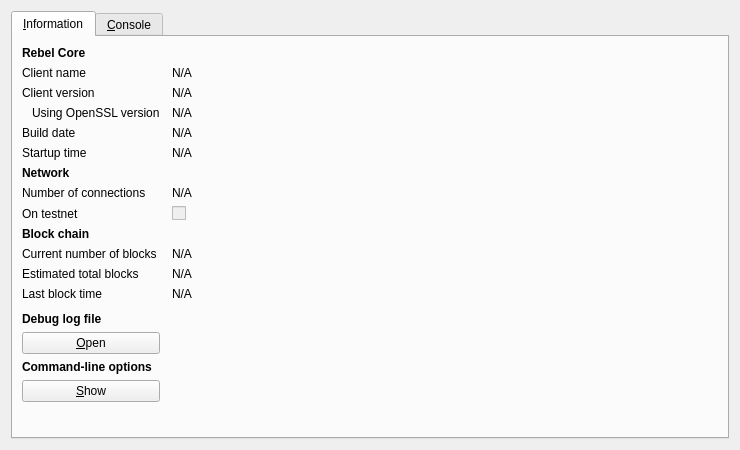
<?xml version="1.0" encoding="UTF-8"?>
<ui version="4.0">
 <class>RPCConsole</class>
 <widget class="QDialog" name="RPCConsole">
  <property name="geometry">
   <rect>
    <x>0</x>
    <y>0</y>
    <width>740</width>
    <height>450</height>
   </rect>
  </property>
  <property name="windowTitle">
   <string>Rebel - Debug window</string>
  </property>
  <layout class="QVBoxLayout" name="verticalLayout_2">
   <item>
    <widget class="QTabWidget" name="tabWidget">
     <property name="currentIndex">
      <number>0</number>
     </property>
     <widget class="QWidget" name="tab_info">
      <attribute name="title">
       <string>&amp;Information</string>
      </attribute>
      <layout class="QGridLayout" name="gridLayout" columnstretch="0,1">
       <property name="horizontalSpacing">
        <number>12</number>
       </property>
       <item row="0" column="0">
        <widget class="QLabel" name="label_9">
         <property name="font">
          <font>
           <weight>75</weight>
           <bold>true</bold>
          </font>
         </property>
         <property name="text">
          <string>Rebel Core</string>
         </property>
        </widget>
       </item>
       <item row="1" column="0">
        <widget class="QLabel" name="label_5">
         <property name="text">
          <string>Client name</string>
         </property>
        </widget>
       </item>
       <item row="1" column="1">
        <widget class="QLabel" name="clientName">
         <property name="cursor">
          <cursorShape>IBeamCursor</cursorShape>
         </property>
         <property name="text">
          <string>N/A</string>
         </property>
         <property name="textFormat">
          <enum>Qt::PlainText</enum>
         </property>
         <property name="textInteractionFlags">
          <set>Qt::LinksAccessibleByMouse|Qt::TextSelectableByKeyboard|Qt::TextSelectableByMouse</set>
         </property>
        </widget>
       </item>
       <item row="2" column="0">
        <widget class="QLabel" name="label_6">
         <property name="text">
          <string>Client version</string>
         </property>
        </widget>
       </item>
       <item row="2" column="1">
        <widget class="QLabel" name="clientVersion">
         <property name="cursor">
          <cursorShape>IBeamCursor</cursorShape>
         </property>
         <property name="text">
          <string>N/A</string>
         </property>
         <property name="textFormat">
          <enum>Qt::PlainText</enum>
         </property>
         <property name="textInteractionFlags">
          <set>Qt::LinksAccessibleByMouse|Qt::TextSelectableByKeyboard|Qt::TextSelectableByMouse</set>
         </property>
        </widget>
       </item>
       <item row="3" column="0">
        <widget class="QLabel" name="label_14">
         <property name="text">
          <string>Using OpenSSL version</string>
         </property>
         <property name="indent">
          <number>10</number>
         </property>
        </widget>
       </item>
       <item row="3" column="1">
        <widget class="QLabel" name="openSSLVersion">
         <property name="cursor">
          <cursorShape>IBeamCursor</cursorShape>
         </property>
         <property name="text">
          <string>N/A</string>
         </property>
         <property name="textFormat">
          <enum>Qt::PlainText</enum>
         </property>
         <property name="textInteractionFlags">
          <set>Qt::LinksAccessibleByMouse|Qt::TextSelectableByKeyboard|Qt::TextSelectableByMouse</set>
         </property>
        </widget>
       </item>
       <item row="4" column="0">
        <widget class="QLabel" name="label_12">
         <property name="text">
          <string>Build date</string>
         </property>
        </widget>
       </item>
       <item row="4" column="1">
        <widget class="QLabel" name="buildDate">
         <property name="cursor">
          <cursorShape>IBeamCursor</cursorShape>
         </property>
         <property name="text">
          <string>N/A</string>
         </property>
         <property name="textFormat">
          <enum>Qt::PlainText</enum>
         </property>
         <property name="textInteractionFlags">
          <set>Qt::LinksAccessibleByMouse|Qt::TextSelectableByKeyboard|Qt::TextSelectableByMouse</set>
         </property>
        </widget>
       </item>
       <item row="5" column="0">
        <widget class="QLabel" name="label_13">
         <property name="text">
          <string>Startup time</string>
         </property>
        </widget>
       </item>
       <item row="5" column="1">
        <widget class="QLabel" name="startupTime">
         <property name="cursor">
          <cursorShape>IBeamCursor</cursorShape>
         </property>
         <property name="text">
          <string>N/A</string>
         </property>
         <property name="textFormat">
          <enum>Qt::PlainText</enum>
         </property>
         <property name="textInteractionFlags">
          <set>Qt::LinksAccessibleByMouse|Qt::TextSelectableByKeyboard|Qt::TextSelectableByMouse</set>
         </property>
        </widget>
       </item>
       <item row="6" column="0">
        <widget class="QLabel" name="label_11">
         <property name="font">
          <font>
           <weight>75</weight>
           <bold>true</bold>
          </font>
         </property>
         <property name="text">
          <string>Network</string>
         </property>
        </widget>
       </item>
       <item row="7" column="0">
        <widget class="QLabel" name="label_7">
         <property name="text">
          <string>Number of connections</string>
         </property>
        </widget>
       </item>
       <item row="7" column="1">
        <widget class="QLabel" name="numberOfConnections">
         <property name="cursor">
          <cursorShape>IBeamCursor</cursorShape>
         </property>
         <property name="text">
          <string>N/A</string>
         </property>
         <property name="textFormat">
          <enum>Qt::PlainText</enum>
         </property>
         <property name="textInteractionFlags">
          <set>Qt::LinksAccessibleByMouse|Qt::TextSelectableByKeyboard|Qt::TextSelectableByMouse</set>
         </property>
        </widget>
       </item>
       <item row="8" column="0">
        <widget class="QLabel" name="label_8">
         <property name="text">
          <string>On testnet</string>
         </property>
        </widget>
       </item>
       <item row="8" column="1">
        <widget class="QCheckBox" name="isTestNet">
         <property name="enabled">
          <bool>false</bool>
         </property>
         <property name="text">
          <string/>
         </property>
        </widget>
       </item>
       <item row="9" column="0">
        <widget class="QLabel" name="label_10">
         <property name="font">
          <font>
           <weight>75</weight>
           <bold>true</bold>
          </font>
         </property>
         <property name="text">
          <string>Block chain</string>
         </property>
        </widget>
       </item>
       <item row="10" column="0">
        <widget class="QLabel" name="label_3">
         <property name="text">
          <string>Current number of blocks</string>
         </property>
        </widget>
       </item>
       <item row="10" column="1">
        <widget class="QLabel" name="numberOfBlocks">
         <property name="cursor">
          <cursorShape>IBeamCursor</cursorShape>
         </property>
         <property name="text">
          <string>N/A</string>
         </property>
         <property name="textFormat">
          <enum>Qt::PlainText</enum>
         </property>
         <property name="textInteractionFlags">
          <set>Qt::LinksAccessibleByMouse|Qt::TextSelectableByKeyboard|Qt::TextSelectableByMouse</set>
         </property>
        </widget>
       </item>
       <item row="11" column="0">
        <widget class="QLabel" name="label_4">
         <property name="text">
          <string>Estimated total blocks</string>
         </property>
        </widget>
       </item>
       <item row="11" column="1">
        <widget class="QLabel" name="totalBlocks">
         <property name="cursor">
          <cursorShape>IBeamCursor</cursorShape>
         </property>
         <property name="text">
          <string>N/A</string>
         </property>
         <property name="textFormat">
          <enum>Qt::PlainText</enum>
         </property>
         <property name="textInteractionFlags">
          <set>Qt::LinksAccessibleByMouse|Qt::TextSelectableByKeyboard|Qt::TextSelectableByMouse</set>
         </property>
        </widget>
       </item>
       <item row="12" column="0">
        <widget class="QLabel" name="label_2">
         <property name="text">
          <string>Last block time</string>
         </property>
        </widget>
       </item>
       <item row="12" column="1">
        <widget class="QLabel" name="lastBlockTime">
         <property name="cursor">
          <cursorShape>IBeamCursor</cursorShape>
         </property>
         <property name="text">
          <string>N/A</string>
         </property>
         <property name="textFormat">
          <enum>Qt::PlainText</enum>
         </property>
         <property name="textInteractionFlags">
          <set>Qt::LinksAccessibleByMouse|Qt::TextSelectableByKeyboard|Qt::TextSelectableByMouse</set>
         </property>
        </widget>
       </item>
       <item row="13" column="0">
        <spacer name="verticalSpacer_2">
         <property name="orientation">
          <enum>Qt::Vertical</enum>
         </property>
         <property name="sizeHint" stdset="0">
          <size>
           <width>20</width>
           <height>20</height>
          </size>
         </property>
        </spacer>
       </item>
       <item row="14" column="0">
        <widget class="QLabel" name="labelDebugLogfile">
         <property name="font">
          <font>
           <weight>75</weight>
           <bold>true</bold>
          </font>
         </property>
         <property name="text">
          <string>Debug log file</string>
         </property>
        </widget>
       </item>
       <item row="15" column="0">
        <widget class="QPushButton" name="openDebugLogfileButton">
         <property name="toolTip">
          <string>Open the Rebel debug log file from the current data directory. This can take a few seconds for large log files.</string>
         </property>
         <property name="text">
          <string>&amp;Open</string>
         </property>
         <property name="autoDefault">
          <bool>false</bool>
         </property>
        </widget>
       </item>
       <item row="16" column="0">
        <widget class="QLabel" name="labelCLOptions">
         <property name="font">
          <font>
           <weight>75</weight>
           <bold>true</bold>
          </font>
         </property>
         <property name="text">
          <string>Command-line options</string>
         </property>
        </widget>
       </item>
       <item row="17" column="0">
        <widget class="QPushButton" name="showCLOptionsButton">
         <property name="toolTip">
          <string>Show the Rebel-Qt help message to get a list with possible Rebel command-line options.</string>
         </property>
         <property name="text">
          <string>&amp;Show</string>
         </property>
         <property name="autoDefault">
          <bool>false</bool>
         </property>
        </widget>
       </item>
       <item row="18" column="0">
        <spacer name="verticalSpacer">
         <property name="orientation">
          <enum>Qt::Vertical</enum>
         </property>
         <property name="sizeHint" stdset="0">
          <size>
           <width>20</width>
           <height>40</height>
          </size>
         </property>
        </spacer>
       </item>
      </layout>
     </widget>
     <widget class="QWidget" name="tab_console">
      <attribute name="title">
       <string>&amp;Console</string>
      </attribute>
      <layout class="QVBoxLayout" name="verticalLayout_3">
       <property name="spacing">
        <number>3</number>
       </property>
       <item>
        <widget class="QTextEdit" name="messagesWidget">
         <property name="minimumSize">
          <size>
           <width>0</width>
           <height>100</height>
          </size>
         </property>
         <property name="readOnly">
          <bool>true</bool>
         </property>
         <property name="tabKeyNavigation" stdset="0">
          <bool>false</bool>
         </property>
         <property name="columnCount" stdset="0">
          <number>2</number>
         </property>
        </widget>
       </item>
       <item>
        <layout class="QHBoxLayout" name="horizontalLayout">
         <property name="spacing">
          <number>3</number>
         </property>
         <item>
          <widget class="QLabel" name="label">
           <property name="text">
            <string notr="true">&gt;</string>
           </property>
          </widget>
         </item>
         <item>
          <widget class="QLineEdit" name="lineEdit"/>
         </item>
         <item>
          <widget class="QPushButton" name="clearButton">
           <property name="maximumSize">
            <size>
             <width>24</width>
             <height>24</height>
            </size>
           </property>
           <property name="toolTip">
            <string>Clear console</string>
           </property>
           <property name="text">
            <string/>
           </property>
           <property name="icon">
            <iconset resource="../bitcoin.qrc">
             <normaloff>:/icons/remove</normaloff>:/icons/remove</iconset>
           </property>
           <property name="shortcut">
            <string notr="true">Ctrl+L</string>
           </property>
           <property name="autoDefault">
            <bool>false</bool>
           </property>
          </widget>
         </item>
        </layout>
       </item>
      </layout>
     </widget>
    </widget>
   </item>
  </layout>
 </widget>
 <resources>
  <include location="../bitcoin.qrc"/>
 </resources>
 <connections/>
</ui>
